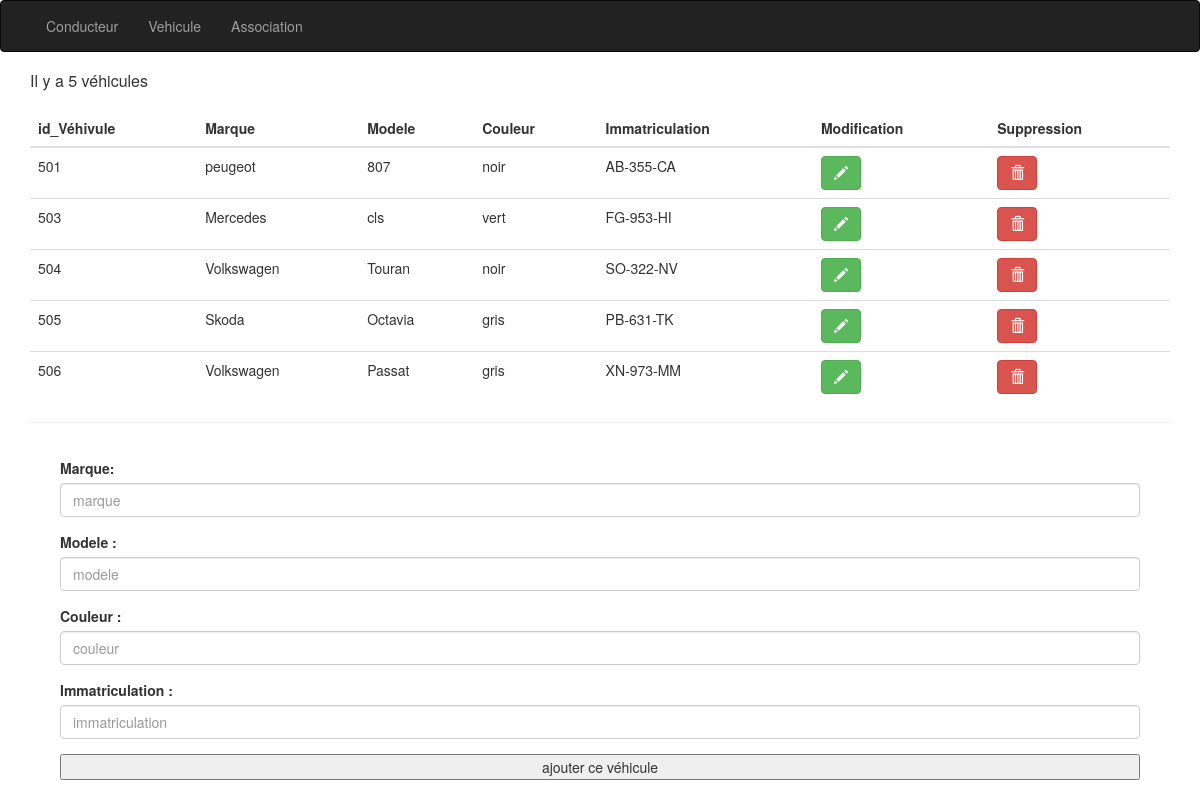
Screenshot of /eval_php_corinne_tina/vehicule.php with the database file from the repository.
### tables this page shows
CREATE TABLE `vehicule` (
  `id_vehicule` int(11) NOT NULL,
  `marque` varchar(100) NOT NULL,
  `modele` varchar(100) NOT NULL,
  `couleur` varchar(100) NOT NULL,
  `immatriculation` varchar(100) NOT NULL
);

### eval_php_corinne_tina/vehicule.php (the view, shortened to what this page needs)
<?php
require('connexion.php');
 ?>
<!DOCTYPE html>
<html lang="fr">
<head>
    <link href="css/bootstrap.min.css" rel="stylesheet">
</head>
<body>
    <nav class="navbar navbar-inverse ">
        <div class="container-fluid">
            <div class="navbar-header">
                <a class="navbar-brand" href="index.php"></a>
            </div>
            <div class="collapse navbar-collapse" id="bs-example-navbar-collapse-1">
                <ul class="nav navbar-nav">
                    <li><a href="conducteur.php">Conducteur</a></li>
                    <li><a href="vehicule.php">Vehicule</a></li>
                    <li><a href="association.php">Association</a></li>
                </ul>
            </div>
        </nav>
        <div class="container">
            <div class="row">
                <?php
                $resultat = $pdo -> prepare("SELECT * FROM vehicule");
                $resultat -> execute();
                $nbr_vehicule =  $resultat -> rowCount();
                ?>
                <div class="col-md-12">
                    <table class="table">
                        <h1 class="panel-title center"> Il y a <?= $nbr_vehicule; ?> véhicules</h1><br>
            <thead>
              <tr>
                <th>id_Véhivule</th>
                <th>Marque</th>
                <th>Modele</th>
                <th>Couleur</th>
                <th>Immatriculation</th>
                <th>Modification</th>
                <th>Suppression</th>
              </tr>
            </thead>
            <tbody>
              <tr>
                  <?php while($ligne_vehicule = $resultat -> fetch(PDO::FETCH_ASSOC) ) {?>
                <td><?php echo $ligne_vehicule['id_vehicule'] ;?></td>
                <td><?php echo $ligne_vehicule['marque'] ;?></td>
                <td><?php echo $ligne_vehicule['modele'] ;?></td>
                <td><?php echo $ligne_vehicule['couleur'] ;?></td>
                <td><?php echo $ligne_vehicule['immatriculation'] ;?></td>
                <td><a href="modif_vehicule.php?id_vehicule=<?= $ligne_vehicule['id_vehicule']; ?>"><button type="button" class="btn btn-success"><span class="glyphicon glyphicon-pencil" aria-hidden="true"></span></button></td>
                <td><a href="vehicule.php?id_vehicule=<?= $ligne_vehicule['id_vehicule']; ?>"><button type="button" class="btn btn-danger"><span class="glyphicon glyphicon-trash" aria-hidden="true"></span> </button> </a></td>
              </tr>
               <?php } ?>
            </tbody>
          </table>
        <hr>
    </div>
</div>
<div class="col-md-12">
    <div class="panel-info">
        <div class="panel-body">
            <div class="form-group">
                <form action="" method="post">
                    <div class="form-group">
                        <label for="marque"> Marque:</label><br>
                        <input type="text" name="marque" id="marque" placeholder="marque" class="form-control">
                    </div>
                    <div class="form-group">
                        <label for="modele">Modele :</label><br>
                        <input type="text" name="modele" id="modele" placeholder="modele" class="form-control">
                    </div>
                    <div class="form-group">
                        <label for="couleur"> Couleur :</label><br>
                        <input type="text" name="couleur" id="couleur" placeholder="couleur" class="form-control">
                    </div>
                    <div class="form-group">
                        <label for="immatriculation"> Immatriculation :</label><br>
                        <input type="text" name="immatriculation" id="immatriculation" placeholder="immatriculation" class="form-control">
                    </div>
                    <button type="submit" class="btn-block">ajouter ce véhicule</button>
                </form>
            </div>
        </div>
    </div>
</div>
</div>
</html>
</body>

### rows the page displays
vehicule: id_vehicule "501", marque "peugeot", modele "807", couleur "noir", immatriculation "AB-355-CA"
vehicule: id_vehicule "503", marque "Mercedes", modele "cls", couleur "vert", immatriculation "FG-953-HI"
vehicule: id_vehicule "504", marque "Volkswagen", modele "Touran", couleur "noir", immatriculation "SO-322-NV"
vehicule: id_vehicule "505", marque "Skoda", modele "Octavia", couleur "gris", immatriculation "PB-631-TK"
vehicule: id_vehicule "506", marque "Volkswagen", modele "Passat", couleur "gris", immatriculation "XN-973-MM"

### other values shown
$nbr_vehicule "5"
